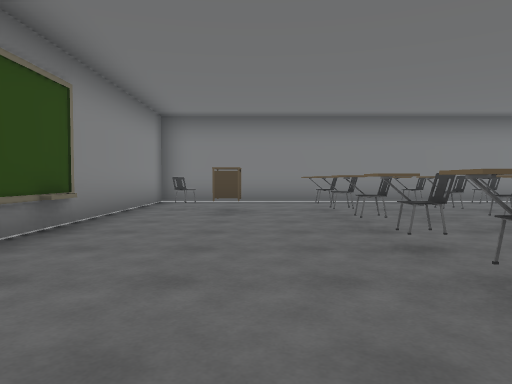
View 1 (above)

12 first-person views from a walk through a 3-D level made in the Unity game engine. The camera is 1.2 m above the floor, tilts 2° down and sees 70° across. The floor is counted in squares, 2 m on a side. Each view is taken from the middle of a square. On the plan, view 1 faces up. The plan holds only what a view shows up to about 10 squares ahead; the rest is blank. The place goes on beyond the plan. The player is left out. Door leaves are left out, so doorways stand open.

View 2
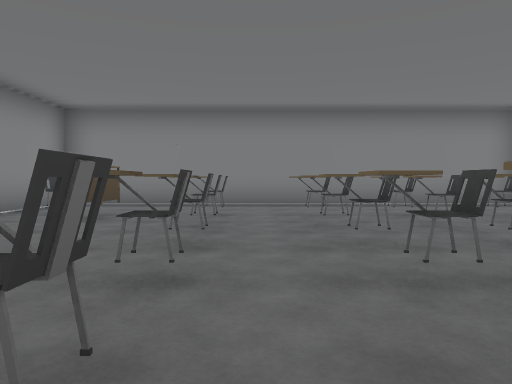

View 3
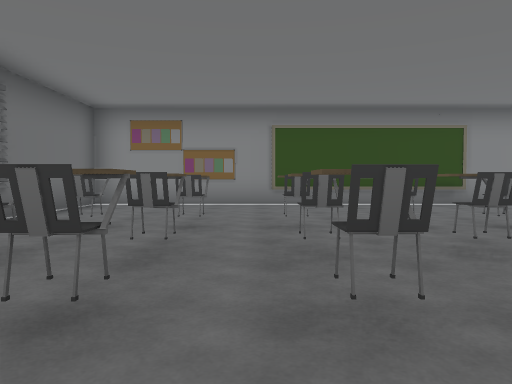

View 4
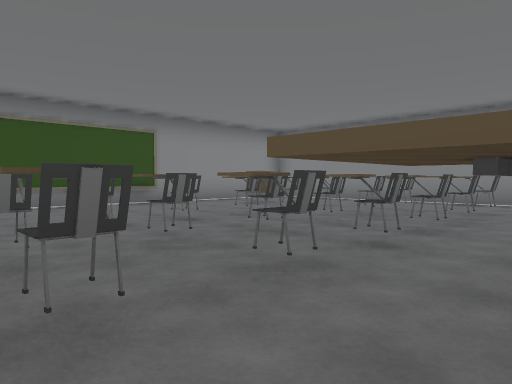

View 5
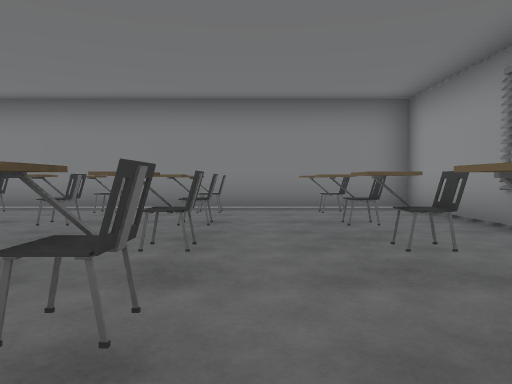

View 6
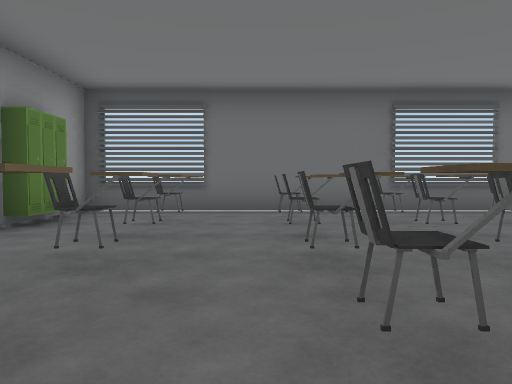

View 7
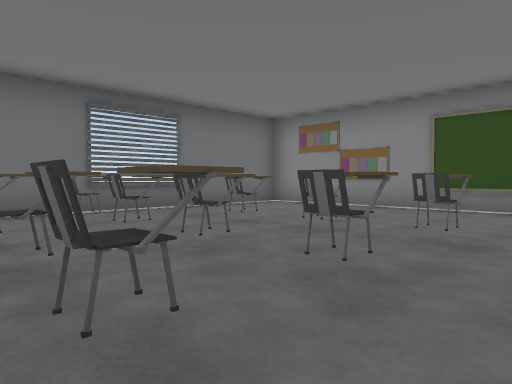

View 8
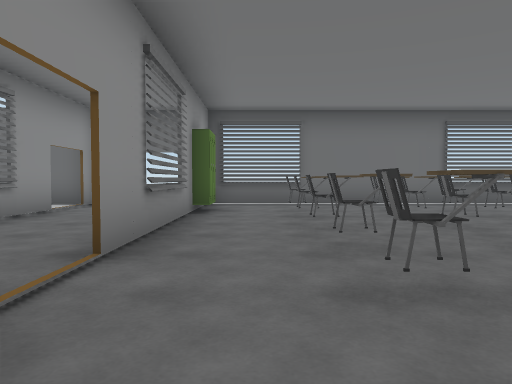

View 9
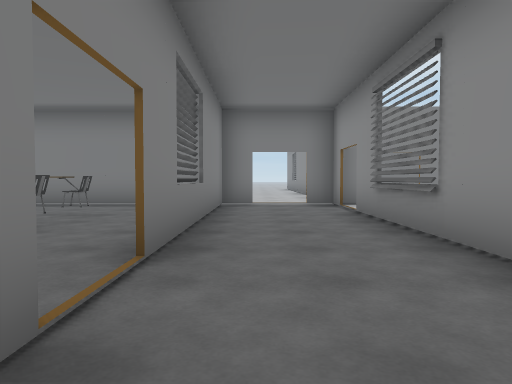

View 10
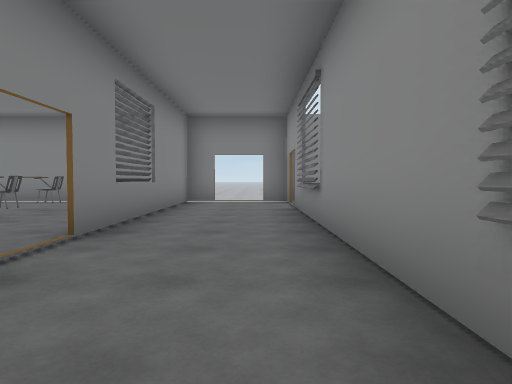

View 11
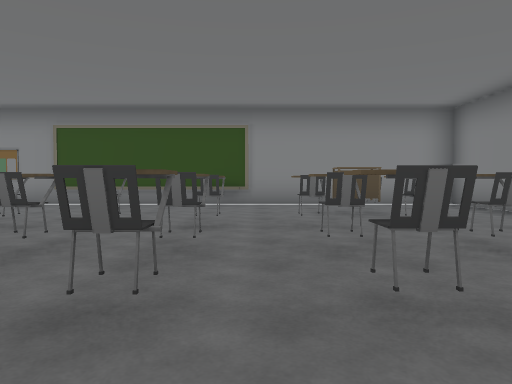

View 12
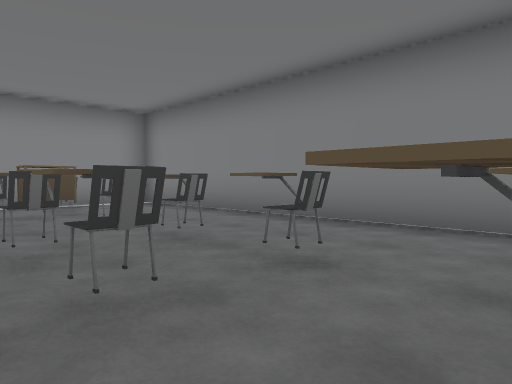

### Floor plan
Points are (right, up) in squares from view 1. A wall is a line through its corners. A room is listed if a view was taken in it or the views show most of it. See-through windows are left out.
Room 1 (views 1, 2, 3, 4, 5, 6, 7, 8, 11, 12)
walls: (8.1, 6.4) (8.1, 9.6); (8.1, -1.4) (8.1, 2.4); (9, 9.6) (-2.5, 9.6) (-2.5, -3.7) (8.1, -3.7) (8.1, -3)
low walls: (-2.3, 4.6) (-2.3, 4)
ways out: open door at (8, 3) to room 2
objects: chair (-2, 7); table (-1, 7); chair (1, -2); chair (1, -1); chair (1, 1); chair (1, 2); chair (1, 3); chair (1, 4); chair (1, 6); chair (1, 7); chair (3, -2); chair (3, -1); chair (3, 1); chair (3, 2); chair (3, 3); chair (3, 4); chair (3, 6); chair (3, 7); chair (4, -2); chair (4, -1); chair (4, 1); chair (4, 2); chair (4, 3); chair (4, 4); chair (4, 6); chair (4, 7); chair (6, -2); chair (6, -1); chair (6, 1); chair (6, 2); chair (6, 3); chair (6, 4); chair (6, 6); chair (6, 7)
Room 2 (views 9, 10)
walls: (10.8, 1.1) (10.8, 7.6); (10.8, -1.9) (10.8, -0.4); (10.8, 8.8) (10.8, 9.6); (8.2, 9.6) (8.2, 3.5); (10.8, -3.5) (10.8, -3); (11.6, 9.6) (10.1, 9.6)
ways out: open door at (8, 3) to room 1; open door at (9.5, 10); open door at (11, -2.5); open door at (11, 8.5)
objects: locker (8, -2)

Positions as (right, up) in squares from view 1, and headings:
1: (0, 0), facing up
2: (2, 1), facing up
3: (6, 0), facing left
4: (6, 0), facing up-left
5: (5, 2), facing up
6: (5, 3), facing down
7: (5, 3), facing down-left
8: (7, 5), facing down
9: (9, 1), facing up
10: (10, 0), facing up
11: (6, 5), facing left
12: (6, 5), facing up-left
